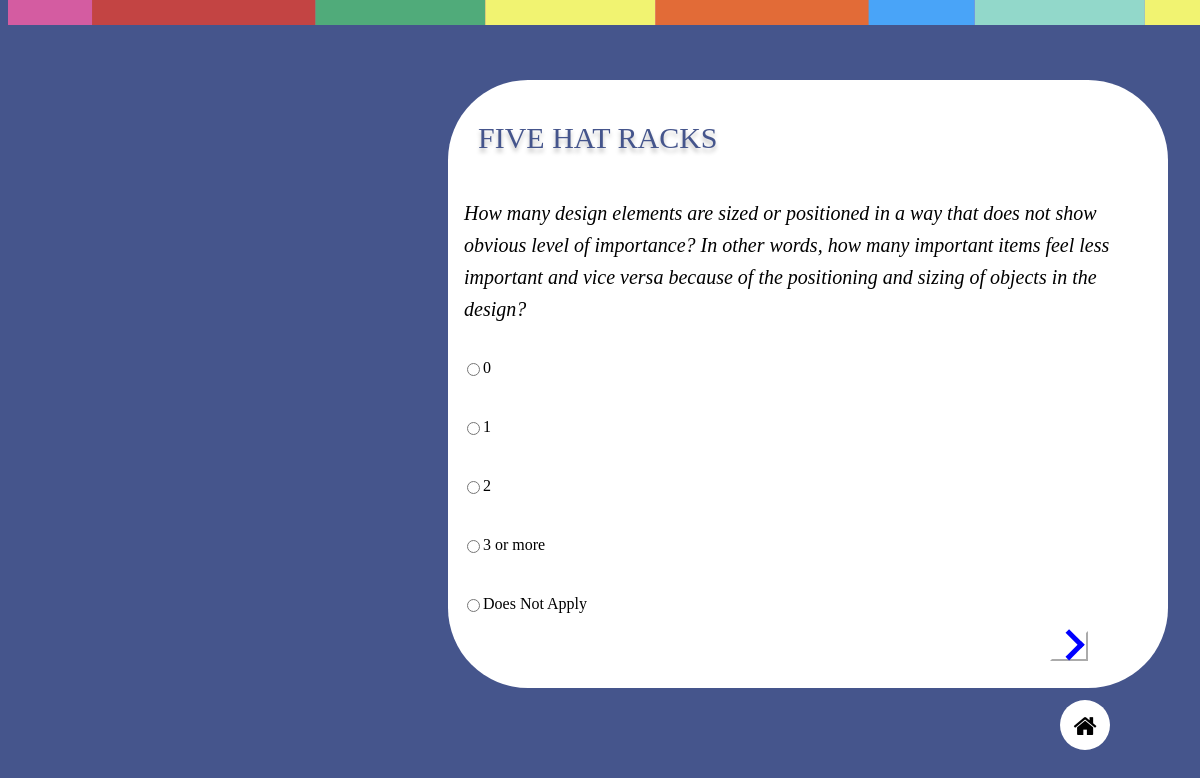
Page /2/ on the committed database.
### crayonApp/models.py (models this page shows)
class Quiz(models.Model):
    quiz_context = models.CharField(max_length=256)
    quiz_subtype =  models.ForeignKey(QuizSubtype, on_delete=models.CASCADE, null=True, default = None)

class QuizSubtype(models.Model):
    name = models.CharField(max_length=256, null=False)
    description = models.CharField(max_length=500, null=False)
    type =  models.ForeignKey(QuizType, on_delete=models.CASCADE)

class Choice(models.Model):
    quiz = models.ForeignKey(Quiz, on_delete=models.CASCADE, null=True, default = None)
    context = models.CharField(max_length=256, default = 0)
    score = models.IntegerField(default=0)

### crayonApp/views.py (the view, shortened to what this page needs)
# urls.py: path('<int:quiz_id>/', views.detail, name='detail'),
def detail(request, quiz_id):
    quiz = get_object_or_404(models.Quiz, id=quiz_id)
    try:
        selected_choice = quiz.choice_set.get(pk=request.POST['choice'])
    except (KeyError, models.Choice.DoesNotExist):
        return render(request, 'crayonApp/detail.html', {
            'quiz': quiz,
        })

### crayonApp/templates/crayonApp/detail.html (shortened to what this page needs)
<!DOCTYPE html>
<html lang="en">
<head>
    <link rel="stylesheet" type="text/css" href="../../static/crayonApp/css/detail.css">
    <link rel="stylesheet" href="https://use.typekit.net/uvu6hds.css">
    <link rel="stylesheet" href="https://cdnjs.cloudflare.com/ajax/libs/font-awesome/4.7.0/css/font-awesome.min.css">
</head>
<body>
    <div class = "rainbow">
    </div>
<div id="big">
<form action="" method="post">
<fieldset>
    <legend><h2>{{ quiz.quiz_subtype.name }}</h2></legend>
    <br>
    <div id="content">
    <legend><h1>{{ quiz.quiz_context }}</h1></legend>
    </div>
    <div id="choices">
    {% for choice in quiz.choice_set.all %}
    <div class="chose">
        <input type="radio" name="choice" id="choice{{ forloop.counter }}" value="{{ choice.id }}">
        <label for="choice{{ forloop.counter }}"><h3>{{ choice.context }}</h3></label><br>
    </div>{% endfor %}
    </div>
</fieldset>
<button type="submit" class="btn btn-primary float-right"><i class="arrow right"></i></button>
</form>
</div>
<form action="../">
<button id="goback"><i class="fa fa-home home"></i></button>
</form>
</body>
</html>

### crayonApp/static/crayonApp/css/detail.css (style rules this page uses)
h2 { position: absolute; left: 1em; top: 0.002em; font-family: Futura; font-style: normal; font-weight: 500; font-size: 30px; line-height: 66px; color:#45558C; text-shadow: 0px 4px 4px rgba(0, 0, 0, 0.25); }
h1 { font-family: Futura; font-size:20px; font-style: italic; font-weight: 500; line-height: 32px; letter-spacing: 0em; text-align: left; }
#big { background-color: white; border-radius:5em; position: absolute; top:5em; left:28em; width:45em; height:38em; }
#content { position:relative; top: 5em; }
#choices { position: relative; top:5em; }
.chose { display: flex; flex-direction: row; align-items: center; }
h3 { font-family: Futura; font-size:1em; font-style: normal; font-weight: 500; line-height: 27px; letter-spacing: 0em; text-align: left; }
fieldset { border-width: 0; }
.float-right { position: absolute; right:6em; bottom:2em; background-color: white; border-color: white; }
.arrow { border: solid blue; border-width: 0 5px 5px 0; display: inline-block; padding: 3px; width:0.8em; height:0.8em; }
.right { transform: rotate(-45deg); -webkit-transform: rotate(-45deg); }
#goback { position:absolute; right:90px ; bottom: 50px; background-color: white; border-radius:50%; width: 50px; height:50px; border: none; color: black; padding: 12px 12px; font-size: 25px; cursor: pointer; }
.rainbow { width:100%; position:absolute; top:0; }

### crayonApp/templates/crayonApp/detail.html (style rules this page uses)
body { background-color: #45558C; }

### rows in the picture
Quiz: quiz_subtype.name "FIVE HAT RACKS", quiz_context "How many design elements are sized or positioned in a way that does not show obvious level of importance? In other words, how many important items feel less important and vice versa because of the positioning and sizing of objects in the design?"
Choice: context "0"
Choice: context "1"
Choice: context "2"
Choice: context "3 or more"
Choice: context "Does Not Apply"
